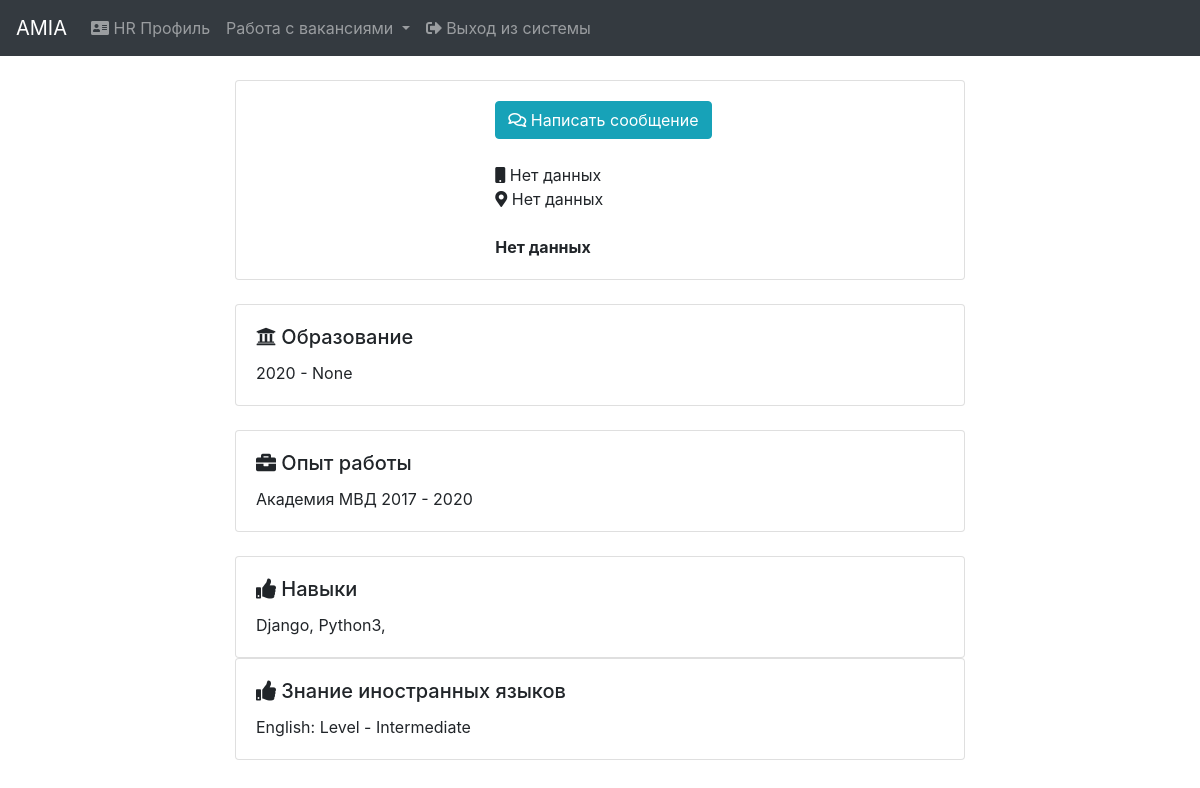
The page /profiles/1/ (signed in) on the database as committed earlier.
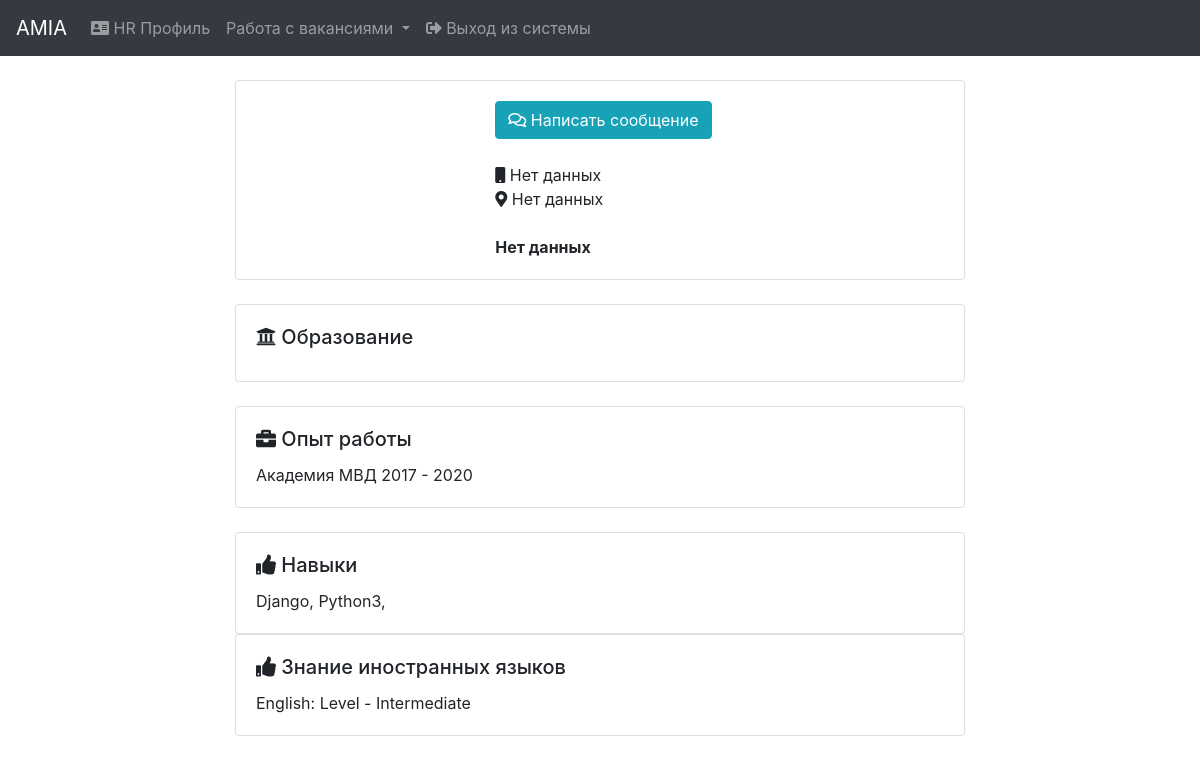
The same page on the database as committed later.
### social_profile/models.py (models this page shows, shortened)
class EducationWithInfo(models.Model):
    specialty = models.ForeignKey(Specialty, on_delete=models.CASCADE)
    profile = models.ForeignKey(SocialProfile, on_delete=models.CASCADE)
    year_of_entrance = models.IntegerField(verbose_name="Year of entrance")
    year_of_graduating = models.IntegerField(verbose_name="Year of graduating", blank=True, null=True)

class WorkExperience(models.Model):
    company_name = models.CharField(max_length=255, verbose_name="Company name")
    position = models.CharField(max_length=255, verbose_name="Position")
    duty = models.TextField(verbose_name="Duty", blank=True, null=True)
    year_start = models.IntegerField(verbose_name="Start year")
    year_end = models.IntegerField(verbose_name="End year", blank=True, null=True)
    class Meta:
        ordering = ('-year_start',)
        verbose_name = 'Work experience'
        verbose_name_plural = 'Work experience'

class Skill(models.Model):
    skill_name = models.CharField(max_length=255, verbose_name="Skill")
    def __str__(self):
        return self.skill_name
    class Meta:
        ordering = ('skill_name',)
        verbose_name = 'Skill'
        verbose_name_plural = 'Skills'

class LanguageWithLevel(models.Model):
    language = models.ForeignKey(Language, on_delete=models.CASCADE)
    profile = models.ForeignKey(SocialProfile, on_delete=models.CASCADE)
    level = models.ForeignKey(LanguageLevel, on_delete=models.CASCADE)

class Language(models.Model):
    language_name = models.CharField(max_length=100, verbose_name="Language_name")
    def __str__(self):
        return self.language_name
    class Meta:
        ordering = ('language_name',)
        verbose_name = 'Language'
        verbose_name_plural = 'Languages'

class LanguageLevel(models.Model):
    LEVELS = (
        (1, 'Beginner'),
        (2, 'Pre-Intermediate'),
        (3, 'Intermediate'),
        (4, 'Upper-Intermediate'),
        (5, 'Advanced'),
        (6, 'Proficiency'),
    )
    language_level = models.IntegerField(verbose_name="language_level", choices=LEVELS)
    def __str__(self):
        level_index = int(self.language_level) - 1
        return str(self.LEVELS[level_index][1])
    class Meta:
        ordering = ('language_level',)
        verbose_name = 'Language level'
        verbose_name_plural = 'Language levels'

### social_profile/views.py (the view, shortened to what this page needs)
# urls.py: path('<profile_id>/', views.ProfileView.as_view(), name='profile_data'),
class ProfileView(LoginRequiredMixin, View):
    def get(self, request, profile_id):
        profile_data = get_object_or_404(SocialProfile, pk=profile_id)
        return render(request, 'social_profile/profile.html', {
            'profile': profile_data
        })

### context_processors/models_context.py (called while the page is built)
def models_context(request):
    return {'educational': EducationalInstitution.objects.all(),
            'language_levels': LanguageLevel.objects.all(),
            'languages': Language.objects.all(),
            'specialties': Specialty.objects.all(),
            'skills': Skill.objects.all(),
            'interests': Interest.objects.all(),
            }

### social_profile/templates/social_profile/profile.html (shortened to what this page needs)
{% extends "base.html" %}
{% load static %}
{% block content %}
    {% if request.user.is_staff %}
        {% include 'hr/navbar_hr.html' %}
    {% else %}
        {% include "social_profile/navbar.html" %}
    {% endif %}
    <br>
    <div class="container">
        <div class="row">
            <div class="col-sm-2"></div>
            <div class="col-sm-8">
                <div class="card">
                    <div class="card-body">
                        <div class="row">
                            <div class="col-sm-4">
                            </div>
                            <div class="col-sm-8">
                                <button type="button" class="btn btn-info"><i class="far fa-comments"></i> Написать сообщение</button><br><br>
                                <div>
                                    <i class="fas fa-mobile"></i> {{ profile.contact_information_phone|default:"Нет данных" }}<br>
                                    <i class="fas fa-map-marker-alt"></i> {{ profile.contact_information_address|default:"Нет данных" }}<br><br>
                                    <b>{{ profile.about_myself|default:"Нет данных" }}</b>
                                </div>
                            </div>
                        </div>
                    </div>
                </div>
                <br>
                <div class="card">
                    <div class="card-body">
                        <h5 class="card-title"><i class="fas fa-university"></i> Образование</h5>
                        {% for education in profile.educationwithinfo_set.all %}
                            {{ education.education }} {{ education.year_of_entrance }} - {{ education.year_of_graduating }}<br>
                        {% endfor %}
                    </div>
                </div>
                <br>
                <div class="card">
                    <div class="card-body">
                        <h5 class="card-title"><i class="fas fa-briefcase"></i> Опыт работы</h5>
                        {% for w_e in profile.work_experience.all %}
                            {{ w_e.company_name }} {{ w_e.year_start }} - {{ w_e.year_end }}<br>
                        {% endfor %}
                    </div>
                </div>
                <br>
                <div class="card">
                    <div class="card-body">
                        <h5 class="card-title"><i class="fas fa-thumbs-up"></i> Навыки</h5>
                        {% for skill in profile.skills.all %}
                            {{ skill }},
                        {% endfor %}
                    </div>
                </div>
                <div class="card">
                    <div class="card-body">
                        <h5 class="card-title"><i class="fas fa-thumbs-up"></i> Знание иностранных языков</h5>
                        {% for lang in profile.languagewithlevel_set.all %}
                            {{ lang.language }}: Level - {{ lang.level }}
                        {% endfor %}
                    </div>
                </div>
            </div>
            <div class="col-sm-2"></div>
        </div>
    </div>
{% endblock %}

Rows that differ between the two databases and show on the page:
removed EducationWithInfo: year_of_entrance "2020", year_of_graduating "None"
